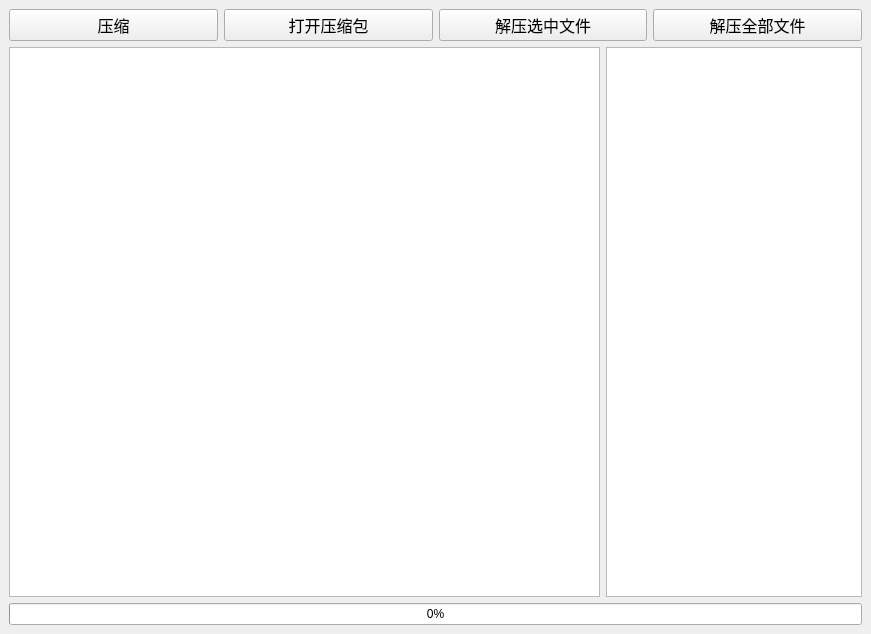
<?xml version="1.0" encoding="UTF-8"?>
<ui version="4.0">
 <class>MainWindow</class>
 <widget class="QMainWindow" name="MainWindow">
  <property name="geometry">
   <rect>
    <x>0</x>
    <y>0</y>
    <width>871</width>
    <height>634</height>
   </rect>
  </property>
  <property name="windowTitle">
   <string>霍夫曼压缩 - 23301171</string>
  </property>
  <widget class="QWidget" name="centralwidget">
   <layout class="QVBoxLayout" name="verticalLayout_2">
    <item>
     <layout class="QHBoxLayout" name="buttonsLayout">
      <item>
       <widget class="QPushButton" name="compressButton">
        <property name="sizePolicy">
         <sizepolicy hsizetype="Minimum" vsizetype="Preferred">
          <horstretch>0</horstretch>
          <verstretch>0</verstretch>
         </sizepolicy>
        </property>
        <property name="font">
         <font>
          <family>Microsoft YaHei</family>
          <pointsize>12</pointsize>
         </font>
        </property>
        <property name="text">
         <string>压缩</string>
        </property>
       </widget>
      </item>
      <item>
       <widget class="QPushButton" name="openHufButton">
        <property name="sizePolicy">
         <sizepolicy hsizetype="Minimum" vsizetype="Preferred">
          <horstretch>0</horstretch>
          <verstretch>0</verstretch>
         </sizepolicy>
        </property>
        <property name="font">
         <font>
          <family>Microsoft YaHei</family>
          <pointsize>12</pointsize>
         </font>
        </property>
        <property name="text">
         <string>打开压缩包</string>
        </property>
       </widget>
      </item>
      <item>
       <widget class="QPushButton" name="decompressButton">
        <property name="sizePolicy">
         <sizepolicy hsizetype="Minimum" vsizetype="Preferred">
          <horstretch>0</horstretch>
          <verstretch>0</verstretch>
         </sizepolicy>
        </property>
        <property name="font">
         <font>
          <family>Microsoft YaHei</family>
          <pointsize>12</pointsize>
         </font>
        </property>
        <property name="text">
         <string>解压选中文件</string>
        </property>
       </widget>
      </item>
      <item>
       <widget class="QPushButton" name="decompressAllButton">
        <property name="sizePolicy">
         <sizepolicy hsizetype="Minimum" vsizetype="Preferred">
          <horstretch>0</horstretch>
          <verstretch>0</verstretch>
         </sizepolicy>
        </property>
        <property name="font">
         <font>
          <family>Microsoft YaHei</family>
          <pointsize>12</pointsize>
         </font>
        </property>
        <property name="text">
         <string>解压全部文件</string>
        </property>
       </widget>
      </item>
     </layout>
    </item>
    <item>
     <layout class="QHBoxLayout" name="filesLayout">
      <item>
       <widget class="QTableWidget" name="filesTableWidget"/>
      </item>
      <item>
       <widget class="QPlainTextEdit" name="logEdit">
        <property name="sizePolicy">
         <sizepolicy hsizetype="Preferred" vsizetype="Expanding">
          <horstretch>0</horstretch>
          <verstretch>0</verstretch>
         </sizepolicy>
        </property>
        <property name="readOnly">
         <bool>true</bool>
        </property>
       </widget>
      </item>
     </layout>
    </item>
    <item>
     <widget class="QProgressBar" name="progressBar">
      <property name="maximum">
       <number>100</number>
      </property>
      <property name="value">
       <number>0</number>
      </property>
     </widget>
    </item>
   </layout>
  </widget>
  <widget class="QMenuBar" name="menubar">
   <property name="geometry">
    <rect>
     <x>0</x>
     <y>0</y>
     <width>871</width>
     <height>33</height>
    </rect>
   </property>
  </widget>
 </widget>
 <resources/>
 <connections/>
</ui>
